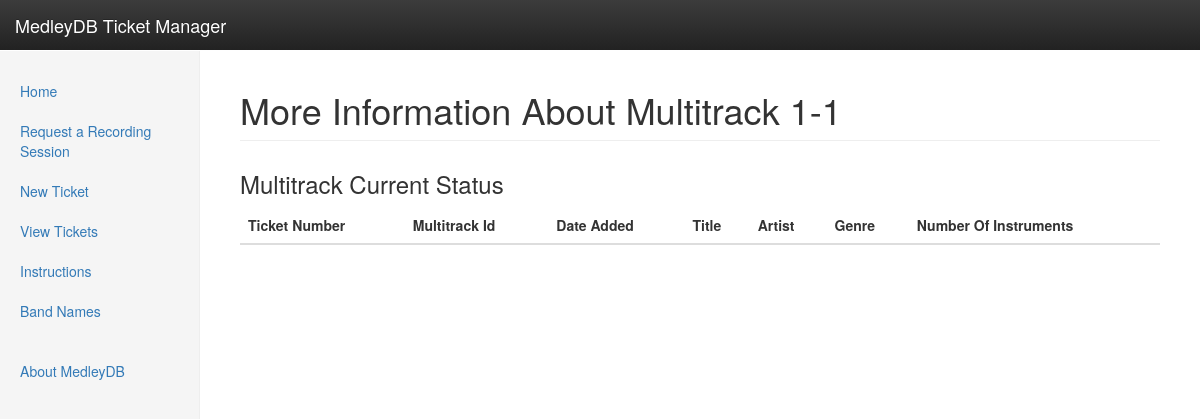
The page /multitrack?multitrack_id=1-1 on the database as committed earlier.
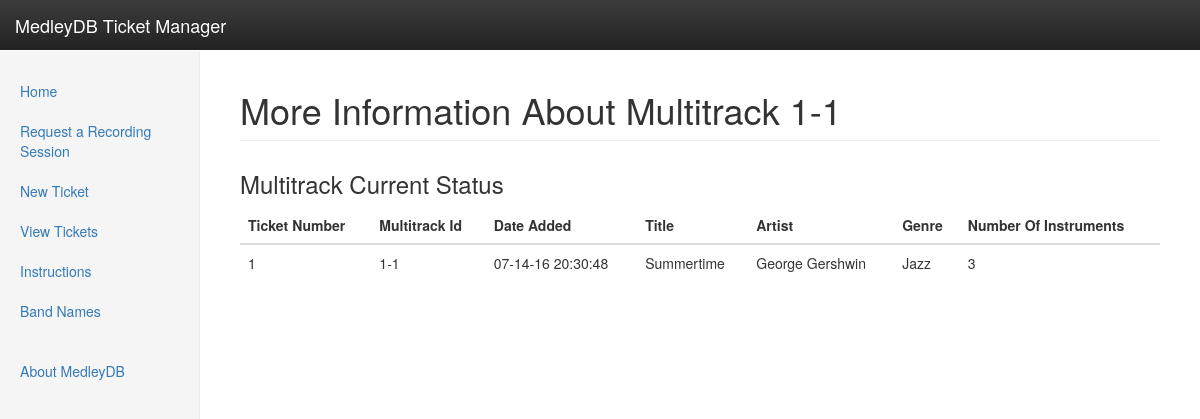
The same page on the database as committed later.
### tables this page shows
CREATE TABLE multitracks
( ticket_number varchar(20),
  multitrack_id varchar(20) PRIMARY KEY,
  date_added datetime,
  title varchar(20),
  artist varchar(20),
  genre varchar(20),
  number_of_instruments varchar(20)
);

### webapp.py (the view)
@APP.route('/multitrack')
def multitrack():
    ticket_number = request.args.get('ticket_number')
    multitrack_id = request.args.get('multitrack_id')
    db_connection = connect_db(APP)
    multitrack_status_headers = get_header(APP, 'multitracks')
    formatted_multitrack_status_headers = [
        format_headers(h) for h in multitrack_status_headers
    ]
    multitrack_status_cursor = db_connection.execute(
        'select * from multitracks where multitrack_id="{}"'.format(
            multitrack_id
        )
    )
    multitrack_status = fill_table(
        multitrack_status_headers, multitrack_status_cursor
    )
    return render_template(
        'multitrack.html', multitrack_id=multitrack_id,
        ticket_number=ticket_number,
        multitrack_status_headers=multitrack_status_headers,
        formatted_multitrack_status_headers=formatted_multitrack_status_headers,
        multitrack_status=multitrack_status
    )

### utils.py (called while the page is built)
def connect_db(app):
    db_connection = sqlite3.connect(app.config['DATABASE'])
    db_connection.row_factory = sqlite3.Row
    return db_connection

def get_header(app, table_name):
    db_connection = connect_db(app)
    cursor = db_connection.execute('select * from {}'.format(table_name))
    column_headers = list(map(lambda x: x[0], cursor.description))
    return column_headers

def fill_table(headers, cursor):
    table = {}
    for name in headers:
        table[name] = []
    for row in cursor:
        for name, item in zip(headers, row):
            table[name].append(item)
    return table

def format_headers(column_name):
    return column_name.replace("_", " ").title()

### templates/multitrack.html
{% extends "template.html" %}
{% block content %}
<h1 class="sub-header">More Information About Multitrack {{ multitrack_id }} </h1>
      <div class="table-responsive">
        <h3>Multitrack Current Status</h3>
        <table class="table">
          <thead>
            {% for col in range(formatted_multitrack_status_headers|count) %}
                <th>{{ formatted_multitrack_status_headers[col] }}</th>
            {% endfor %}
          </thead>
          <tbody>
            {% for row_index in range(multitrack_status['multitrack_id']|count) %}
                <tr>
                  {% for col in range(multitrack_status_headers |count) %}
                    <td>{{ multitrack_status[multitrack_status_headers[col]][row_index] }}</td>
                  {% endfor %}
                </tr>
            {% endfor %}
          </tbody>
        </table>
      </div>
{% endblock %}

### templates/template.html (shortened to what this page needs)
<!doctype html>
<html lang="en">
    <head>
        <link rel="stylesheet" href="https://maxcdn.bootstrapcdn.com/bootstrap/3.3.6/css/bootstrap.min.css">
        <link rel="stylesheet" href="https://maxcdn.bootstrapcdn.com/bootstrap/3.3.6/css/bootstrap-theme.min.css">
        <link href="static/style.css" rel="stylesheet">
    </head>
    <body data-spy="spyscroll" data-target=".navbar-default">
        <nav class="navbar navbar-inverse navbar-fixed-top">
          <div class="container-fluid">
            <div class="navbar-header">
              <a class="navbar-brand" href="#">MedleyDB Ticket Manager</a>
            </div>
          </div>
        </nav>
        <div class="container-fluid">
          <div class="row">
            <div class="col-sm-3 col-md-2 sidebar" >
              <ul class="nav nav-sidebar" >
                <li ><a href="/">Home</a></li>
                <li ><a href="/requestrecord">Request a Recording Session</a></li>
                <li ><a href="/newticket">New Ticket</a></li>
                <li ><a href="/viewtickets">View Tickets</a></li>
                <li ><a href="/instructions">Instructions</a></li>
                <li ><a href="/bandnames">Band Names</a></li>
              </ul>
              <ul class="nav nav-sidebar">
                <li><a href="http://medleydb.weebly.com">About MedleyDB</a></li>
              </ul>
            </div>
            <div class="col-sm-9 col-sm-offset-3 col-md-10 col-md-offset-2 main">
                {% block content %}{% endblock %}
            </div>
          </div>
        </div>
    </body>
</html>

### static/style.css (style rules this page uses)
body { padding-top: 50px; }
.sub-header { padding-bottom: 10px; border-bottom: 1px solid #eee; }
.navbar-fixed-top { border: 0; }
.sidebar { display: none; }
@media (min-width: 768px) { .sidebar { position: fixed; top: 51px; bottom: 0; left: 0; z-index: 1000; display: block; padding: 20px; overflow-x: hidden; overflow-y: auto; background-color: #f5f5f5; border-right: 1px solid #eee; } }
.nav-sidebar { margin-right: -21px; margin-bottom: 20px; margin-left: -20px; }
.nav-sidebar > li > a { padding-right: 20px; padding-left: 20px; }
.main { padding: 20px; }
@media (min-width: 768px) { .main { padding-right: 40px; padding-left: 40px; } }

Rows that differ between the two databases and show on the page:
added multitracks: multitrack_id "1-1" "07-14-16 20:30:48" "Summertime" "George Gershwin" "Jazz"
Other text that changed with them:
new list line: "1 3"
